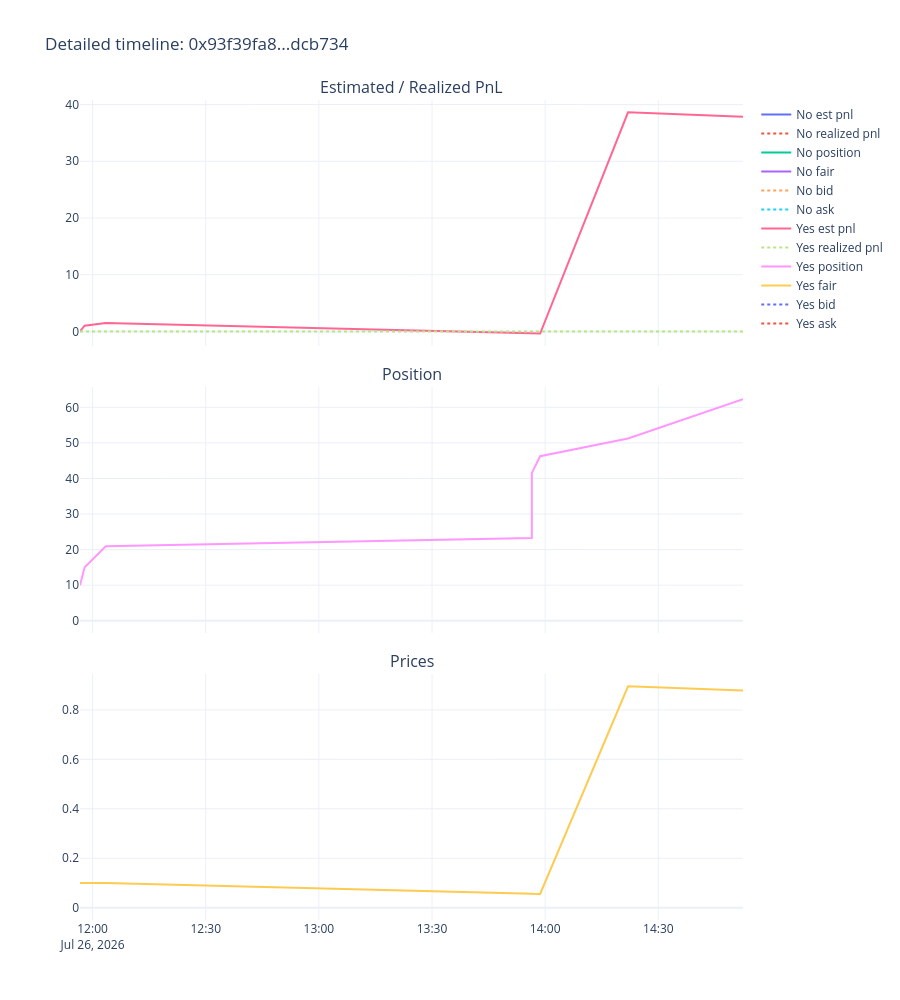

Notebook cell for this chart:
### Code cell
timeline = events[events['row_type'] == 'stats'][['dt', 'token_id', 'outcome', 'position_after', 'realized_pnl', 'est_pnl', 'best_bid', 'best_ask', 'fair_price', 'vwap5m', 'vwap15m', 'vwap1h']].copy()
timeline = timeline.sort_values(['dt', 'token_id']).reset_index(drop=True)

fig = make_subplots(rows=3, cols=1, shared_xaxes=True, vertical_spacing=0.05,
                     subplot_titles=('Estimated / Realized PnL', 'Position', 'Prices'))

for token_id, grp in timeline.groupby('token_id', sort=False):
    label = grp['outcome'].iloc[0]
    fig.add_trace(go.Scatter(x=grp['dt'], y=grp['est_pnl'], name=f'{label} est pnl', mode='lines'), row=1, col=1)
    fig.add_trace(go.Scatter(x=grp['dt'], y=grp['realized_pnl'], name=f'{label} realized pnl', mode='lines', line=dict(dash='dot')), row=1, col=1)
    fig.add_trace(go.Scatter(x=grp['dt'], y=grp['position_after'], name=f'{label} position', mode='lines'), row=2, col=1)
    fig.add_trace(go.Scatter(x=grp['dt'], y=grp['fair_price'], name=f'{label} fair', mode='lines'), row=3, col=1)
    fig.add_trace(go.Scatter(x=grp['dt'], y=grp['best_bid'], name=f'{label} bid', mode='lines', line=dict(dash='dot')), row=3, col=1)
    fig.add_trace(go.Scatter(x=grp['dt'], y=grp['best_ask'], name=f'{label} ask', mode='lines', line=dict(dash='dot')), row=3, col=1)

fig.update_layout(height=1000, template='plotly_white', title=f'Detailed timeline: {best_cid[:10]}...{best_cid[-6:]}')
fig.show()

### Figure 1 — Plotly figure (JSON) as saved in the notebook; plotly's stock layout.template omitted (floating-point values rounded to 4 significant figures)
{"data": [{"mode": "lines", "name": "No est pnl", "type": "scatter", "x": ["2026-07-26T11:56:40"], "xaxis": "x", "y": [0.0], "yaxis": "y"}, {"line": {"dash": "dot"}, "mode": "lines", "name": "No realized pnl", "type": "scatter", "x": ["2026-07-26T11:56:40"], "xaxis": "x", "y": [0.0], "yaxis": "y"}, {"mode": "lines", "name": "No position", "type": "scatter", "x": ["2026-07-26T11:56:40"], "xaxis": "x2", "y": [0.0], "yaxis": "y2"}, {"mode": "lines", "name": "No fair", "type": "scatter", "x": ["2026-07-26T11:56:40"], "xaxis": "x3", "y": [0.0], "yaxis": "y3"}, {"line": {"dash": "dot"}, "mode": "lines", "name": "No bid", "type": "scatter", "x": ["2026-07-26T11:56:40"], "xaxis": "x3", "y": [NaN], "yaxis": "y3"}, {"line": {"dash": "dot"}, "mode": "lines", "name": "No ask", "type": "scatter", "x": ["2026-07-26T11:56:40"], "xaxis": "x3", "y": [NaN], "yaxis": "y3"}, {"mode": "lines", "name": "Yes est pnl", "type": "scatter", "x": ["2026-07-26T11:56:40", "2026-07-26T11:57:54", "2026-07-26T12:03:30", "2026-07-26T13:56:28", "2026-07-26T13:56:28", "2026-07-26T13:58:40", "2026-07-26T14:21:58", "2026-07-26T14:52:27"], "xaxis": "x", "y": [0.0, 1.0, 1.5, -0.3107, -0.4049, -0.3855, 38.64, 37.86], "yaxis": "y"}, {"line": {"dash": "dot"}, "mode": "lines", "name": "Yes realized pnl", "type": "scatter", "x": ["2026-07-26T11:56:40", "2026-07-26T11:57:54", "2026-07-26T12:03:30", "2026-07-26T13:56:28", "2026-07-26T13:56:28", "2026-07-26T13:58:40", "2026-07-26T14:21:58", "2026-07-26T14:52:27"], "xaxis": "x", "y": [0.0, 0.0, 0.0, 0.0, 0.0, 0.0, 0.0, 0.0], "yaxis": "y"}, {"mode": "lines", "name": "Yes position", "type": "scatter", "x": ["2026-07-26T11:56:40", "2026-07-26T11:57:54", "2026-07-26T12:03:30", "2026-07-26T13:56:28", "2026-07-26T13:56:28", "2026-07-26T13:58:40", "2026-07-26T14:21:58", "2026-07-26T14:52:27"], "xaxis": "x2", "y": [10.0, 15.0, 20.91, 23.24, 41.57, 46.26, 51.26, 62.26], "yaxis": "y2"}, {"mode": "lines", "name": "Yes fair", "type": "scatter", "x": ["2026-07-26T11:56:40", "2026-07-26T11:57:54", "2026-07-26T12:03:30", "2026-07-26T13:56:28", "2026-07-26T13:56:28", "2026-07-26T13:58:40", "2026-07-26T14:21:58", "2026-07-26T14:52:27"], "xaxis": "x3", "y": [0.1, 0.1, 0.1, 0.05681, 0.05596, 0.05577, 0.8955, 0.8785], "yaxis": "y3"}, {"line": {"dash": "dot"}, "mode": "lines", "name": "Yes bid", "type": "scatter", "x": ["2026-07-26T11:56:40", "2026-07-26T11:57:54", "2026-07-26T12:03:30", "2026-07-26T13:56:28", "2026-07-26T13:56:28", "2026-07-26T13:58:40", "2026-07-26T14:21:58", "2026-07-26T14:52:27"], "xaxis": "x3", "y": [NaN, NaN, NaN, NaN, NaN, NaN, NaN, NaN], "yaxis": "y3"}, {"line": {"dash": "dot"}, "mode": "lines", "name": "Yes ask", "type": "scatter", "x": ["2026-07-26T11:56:40", "2026-07-26T11:57:54", "2026-07-26T12:03:30", "2026-07-26T13:56:28", "2026-07-26T13:56:28", "2026-07-26T13:58:40", "2026-07-26T14:21:58", "2026-07-26T14:52:27"], "xaxis": "x3", "y": [NaN, NaN, NaN, NaN, NaN, NaN, NaN, NaN], "yaxis": "y3"}], "layout": {"annotations": [{"font": {"size": 16}, "showarrow": false, "text": "Estimated / Realized PnL", "x": 0.5, "xanchor": "center", "xref": "paper", "y": 1, "yanchor": "bottom", "yref": "paper"}, {"font": {"size": 16}, "showarrow": false, "text": "Position", "x": 0.5, "xanchor": "center", "xref": "paper", "y": 0.65, "yanchor": "bottom", "yref": "paper"}, {"font": {"size": 16}, "showarrow": false, "text": "Prices", "x": 0.5, "xanchor": "center", "xref": "paper", "y": 0.3, "yanchor": "bottom", "yref": "paper"}], "height": 1000, "title": {"text": "Detailed timeline: 0x93f39fa8...dcb734"}, "xaxis": {"anchor": "y", "domain": [0, 1], "matches": "x3", "showticklabels": false}, "xaxis2": {"anchor": "y2", "domain": [0, 1], "matches": "x3", "showticklabels": false}, "xaxis3": {"anchor": "y3", "domain": [0, 1]}, "yaxis": {"anchor": "x", "domain": [0.7, 1]}, "yaxis2": {"anchor": "x2", "domain": [0.35, 0.65]}, "yaxis3": {"anchor": "x3", "domain": [0, 0.3]}}}
